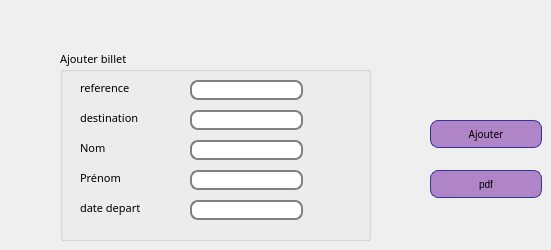
        <widget class="QWidget" name="tab_26">
         <attribute name="title">
          <string>Ajouter billet</string>
         </attribute>
         <widget class="QGroupBox" name="groupBox">
          <property name="geometry">
           <rect>
            <x>60</x>
            <y>50</y>
            <width>311</width>
            <height>191</height>
           </rect>
          </property>
          <property name="font">
           <font>
            <family>MS Reference Sans Serif</family>
            <pointsize>8</pointsize>
            <weight>50</weight>
            <italic>false</italic>
            <bold>false</bold>
           </font>
          </property>
          <property name="cursor">
           <cursorShape>PointingHandCursor</cursorShape>
          </property>
          <property name="autoFillBackground">
           <bool>false</bool>
          </property>
          <property name="styleSheet">
           <string notr="true">
background: QLinearGradient(x1: 0, y1: 0, x2: 0, y2: 1, stop: 0 #eef, stop: 1 #ccf);

QLabel {
font-weight: bold;
font-size: 15px;
}</string>
          </property>
          <property name="title">
           <string>Ajouter billet</string>
          </property>
          <widget class="QLabel" name="label_80">
           <property name="geometry">
            <rect>
             <x>20</x>
             <y>90</y>
             <width>71</width>
             <height>16</height>
            </rect>
           </property>
           <property name="font">
            <font>
             <family>MS Reference Sans Serif</family>
             <pointsize>8</pointsize>
             <weight>50</weight>
             <italic>false</italic>
             <bold>false</bold>
            </font>
           </property>
           <property name="text">
            <string>Nom</string>
           </property>
          </widget>
          <widget class="QLabel" name="label_81">
           <property name="geometry">
            <rect>
             <x>20</x>
             <y>120</y>
             <width>81</width>
             <height>16</height>
            </rect>
           </property>
           <property name="font">
            <font>
             <family>MS Reference Sans Serif</family>
             <pointsize>8</pointsize>
             <weight>50</weight>
             <italic>false</italic>
             <bold>false</bold>
            </font>
           </property>
           <property name="text">
            <string>Prénom</string>
           </property>
          </widget>
          <widget class="QLabel" name="label_82">
           <property name="geometry">
            <rect>
             <x>20</x>
             <y>30</y>
             <width>71</width>
             <height>16</height>
            </rect>
           </property>
           <property name="font">
            <font>
             <family>MS Reference Sans Serif</family>
             <pointsize>8</pointsize>
             <weight>50</weight>
             <italic>false</italic>
             <bold>false</bold>
            </font>
           </property>
           <property name="styleSheet">
            <string notr="true"/>
           </property>
           <property name="text">
            <string>reference</string>
           </property>
          </widget>
          <widget class="QLineEdit" name="le_nom">
           <property name="geometry">
            <rect>
             <x>130</x>
             <y>90</y>
             <width>113</width>
             <height>20</height>
            </rect>
           </property>
           <property name="font">
            <font>
             <family>MS Reference Sans Serif</family>
             <pointsize>8</pointsize>
             <weight>50</weight>
             <italic>false</italic>
             <bold>false</bold>
            </font>
           </property>
           <property name="styleSheet">
            <string notr="true">QLineEdit {
padding: 1px;
border-style: solid;
border: 2px solid gray;
border-radius: 8px;
}

</string>
           </property>
          </widget>
          <widget class="QLineEdit" name="le_prenom">
           <property name="geometry">
            <rect>
             <x>130</x>
             <y>120</y>
             <width>113</width>
             <height>20</height>
            </rect>
           </property>
           <property name="font">
            <font>
             <family>MS Reference Sans Serif</family>
             <pointsize>8</pointsize>
             <weight>50</weight>
             <italic>false</italic>
             <bold>false</bold>
            </font>
           </property>
           <property name="styleSheet">
            <string notr="true">QLineEdit {
padding: 1px;
border-style: solid;
border: 2px solid gray;
border-radius: 8px;
}

</string>
           </property>
          </widget>
          <widget class="QLineEdit" name="le_ref">
           <property name="geometry">
            <rect>
             <x>130</x>
             <y>30</y>
             <width>113</width>
             <height>20</height>
            </rect>
           </property>
           <property name="font">
            <font>
             <family>MS Reference Sans Serif</family>
             <pointsize>8</pointsize>
             <weight>50</weight>
             <italic>false</italic>
             <bold>false</bold>
            </font>
           </property>
           <property name="styleSheet">
            <string notr="true">QLineEdit {
padding: 1px;
border-style: solid;
border: 2px solid gray;
border-radius: 8px;
}

</string>
           </property>
          </widget>
          <widget class="QLabel" name="label_83">
           <property name="geometry">
            <rect>
             <x>20</x>
             <y>60</y>
             <width>81</width>
             <height>16</height>
            </rect>
           </property>
           <property name="font">
            <font>
             <family>MS Reference Sans Serif</family>
             <pointsize>8</pointsize>
             <weight>50</weight>
             <italic>false</italic>
             <bold>false</bold>
            </font>
           </property>
           <property name="text">
            <string>destination</string>
           </property>
          </widget>
          <widget class="QLineEdit" name="le_destination">
           <property name="geometry">
            <rect>
             <x>130</x>
             <y>60</y>
             <width>113</width>
             <height>20</height>
            </rect>
           </property>
           <property name="font">
            <font>
             <family>MS Reference Sans Serif</family>
             <pointsize>8</pointsize>
             <weight>50</weight>
             <italic>false</italic>
             <bold>false</bold>
            </font>
           </property>
           <property name="styleSheet">
            <string notr="true">QLineEdit {
padding: 1px;
border-style: solid;
border: 2px solid gray;
border-radius: 8px;
}

</string>
           </property>
          </widget>
          <widget class="QLabel" name="label_84">
           <property name="geometry">
            <rect>
             <x>20</x>
             <y>150</y>
             <width>81</width>
             <height>16</height>
            </rect>
           </property>
           <property name="font">
            <font>
             <family>MS Reference Sans Serif</family>
             <pointsize>8</pointsize>
             <weight>50</weight>
             <italic>false</italic>
             <bold>false</bold>
            </font>
           </property>
           <property name="styleSheet">
            <string notr="true"/>
           </property>
           <property name="text">
            <string>date depart</string>
           </property>
          </widget>
          <widget class="QLineEdit" name="le_date_depart">
           <property name="geometry">
            <rect>
             <x>130</x>
             <y>150</y>
             <width>113</width>
             <height>20</height>
            </rect>
           </property>
           <property name="font">
            <font>
             <family>MS Reference Sans Serif</family>
             <pointsize>8</pointsize>
             <weight>50</weight>
             <italic>false</italic>
             <bold>false</bold>
            </font>
           </property>
           <property name="styleSheet">
            <string notr="true">QLineEdit {
padding: 1px;
border-style: solid;
border: 2px solid gray;
border-radius: 8px;
}

</string>
           </property>
          </widget>
         </widget>
         <widget class="QPushButton" name="ajouterbillet">
          <property name="geometry">
           <rect>
            <x>430</x>
            <y>120</y>
            <width>112</width>
            <height>28</height>
           </rect>
          </property>
          <property name="font">
           <font>
            <family>MS Reference Sans Serif</family>
            <pointsize>-1</pointsize>
            <weight>50</weight>
            <italic>false</italic>
            <bold>false</bold>
           </font>
          </property>
          <property name="cursor">
           <cursorShape>PointingHandCursor</cursorShape>
          </property>
          <property name="styleSheet">
           <string notr="true">QPushButton {
color: black;
background-color: rgb(175, 133, 200);
border-width: 1px;
border-color: #339;
border-style: solid;
border-radius: 8;
padding: 3px;
font-size: 10px;
padding-left: 5px;
padding-right: 5px;
min-width: 100px;
max-width: 300px;
min-height: 20px;
max-height: 50px;
}</string>
          </property>
          <property name="text">
           <string>Ajouter</string>
          </property>
         </widget>
         <widget class="QPushButton" name="pdf_2">
          <property name="geometry">
           <rect>
            <x>430</x>
            <y>170</y>
            <width>112</width>
            <height>28</height>
           </rect>
          </property>
          <property name="styleSheet">
           <string notr="true">QPushButton {
color: black;
background-color: rgb(175, 133, 200);
border-width: 1px;
border-color: #339;
border-style: solid;
border-radius: 8;
padding: 3px;
font-size: 10px;
padding-left: 5px;
padding-right: 5px;
min-width: 100px;
max-width: 300px;
min-height: 20px;
max-height: 50px;
}</string>
          </property>
          <property name="text">
           <string>pdf</string>
          </property>
         </widget>
        </widget>
